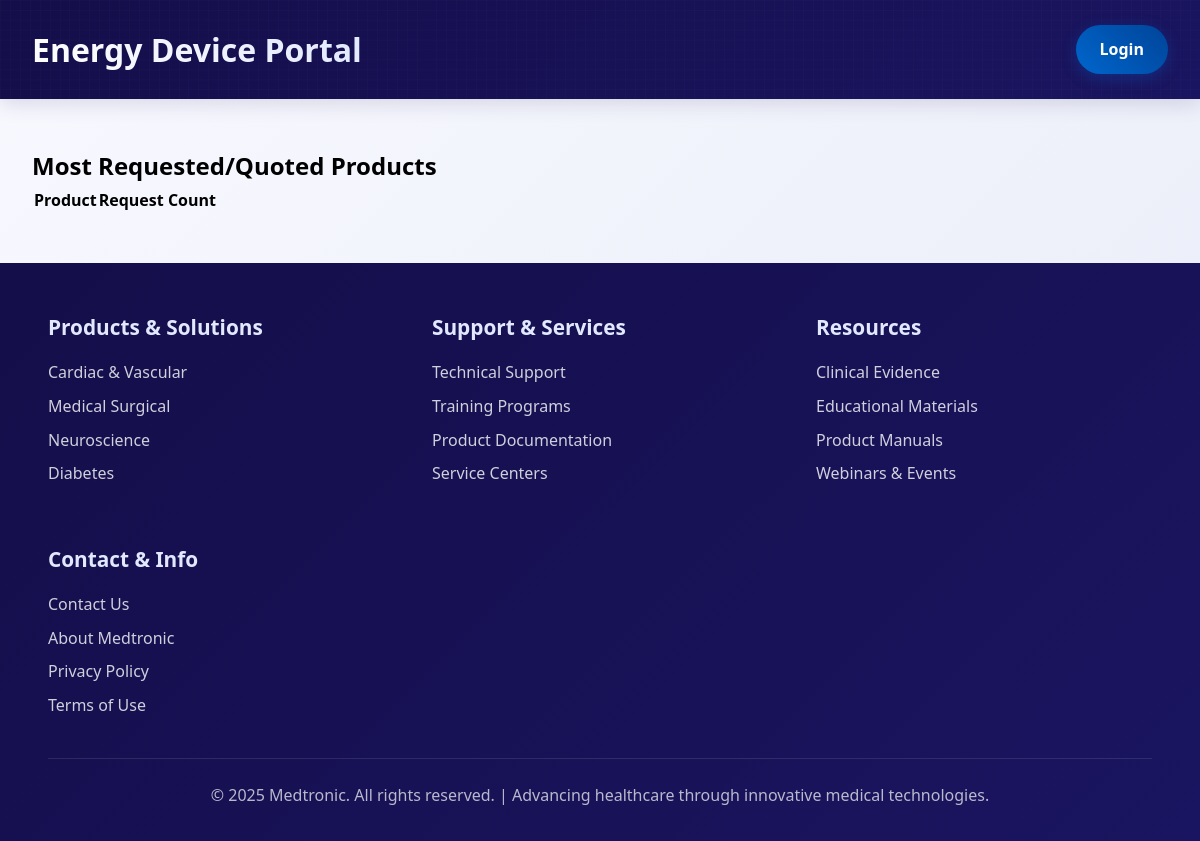
The app's page /analytics/most-requested/, older data.
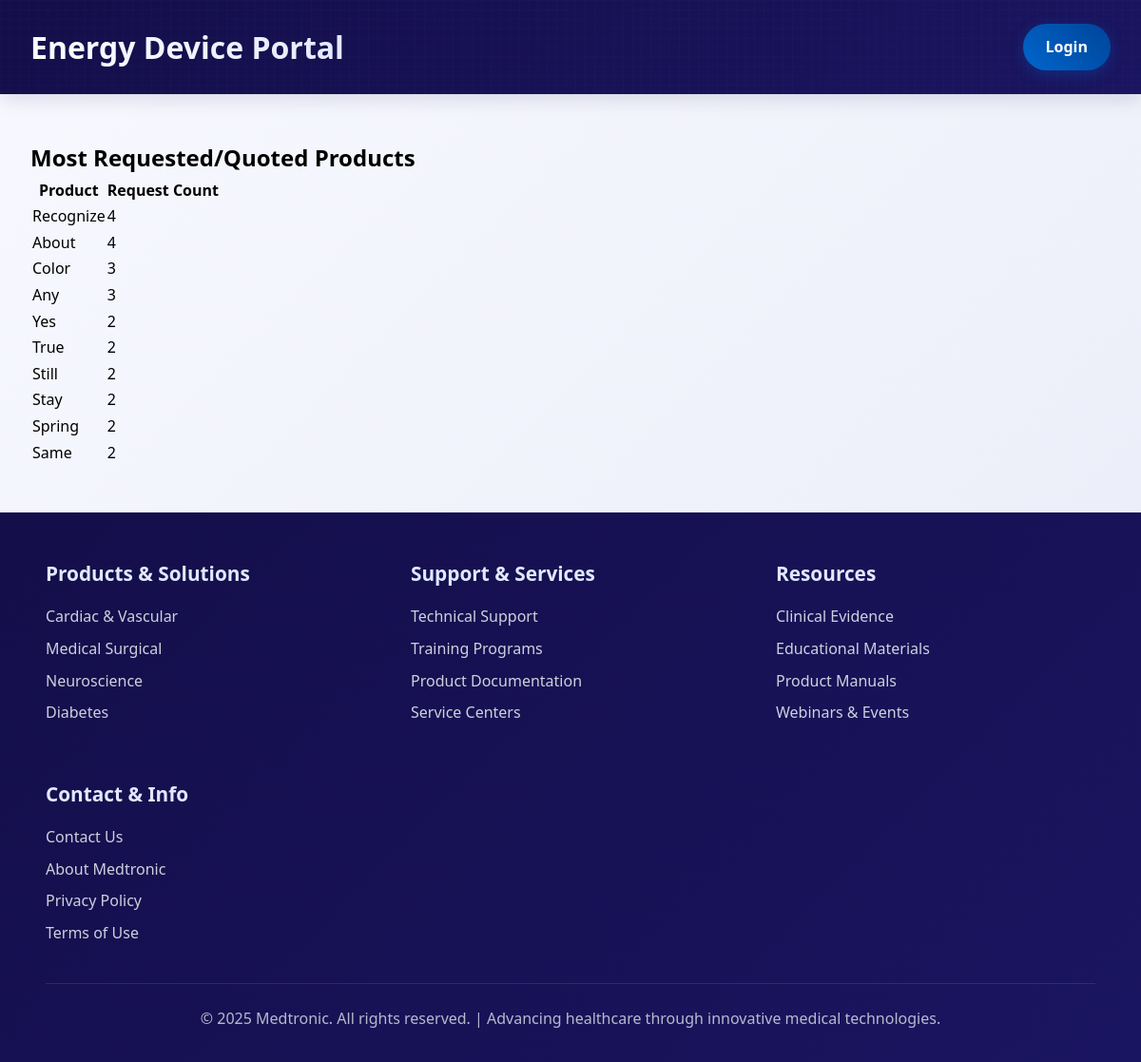
The same page, newer data.
### products/models.py (models this page shows, shortened)
class Product(models.Model):
    product_type = models.ForeignKey(ProductType, on_delete=models.CASCADE, related_name="products")
    name = models.CharField(max_length=255)
    description = models.TextField(blank=True, null=True)
    image = models.ImageField(upload_to='product_images/', blank=True, null=True)
    attachment = models.FileField(
        upload_to='product_files/attachments/',
        blank=True,
        null=True,
        validators=[FileExtensionValidator(allowed_extensions=['pdf', 'doc', 'docx', 'jpg', 'jpeg', 'png', 'webp'])],
        help_text="Upload PDF, Word, or Image file"
    )
    video = models.FileField(
        upload_to='product_files/videos/',
        blank=True,
        null=True,
        validators=[FileExtensionValidator(allowed_extensions=['mp4', 'mov', 'avi', 'mkv'])],
        help_text="Upload video file (e.g., .mp4, .mov)"
    )
    created_at = models.DateTimeField(auto_now_add=True)
    updated_at = models.DateTimeField(auto_now=True)

### analytics/views.py (the view)
# urls.py: path('most-requested/', views.most_requested_products, name='most_requested_products'),
def most_requested_products(request):
    data = (
        RequestLog.objects
        .values('product__name')
        .annotate(requests=Count('id'))
        .order_by('-requests')[:10]
    )
    return render(request, 'analytics/most_requested.html', {'products': data})

### analytics/templates/analytics/most_requested.html
{% extends 'admin.html' %}
{% block content %}
<h2 class="text-xl font-bold mb-4">Most Requested/Quoted Products</h2>
<table class="table-auto w-full border">
    <thead>
        <tr>
            <th class="border px-4 py-2">Product</th>
            <th class="border px-4 py-2">Request Count</th>
        </tr>
    </thead>
    <tbody>
        {% for item in products %}
        <tr>
            <td class="border px-4 py-2">{{ item.product__name }}</td>
            <td class="border px-4 py-2">{{ item.requests }}</td>
        </tr>
        {% endfor %}
    </tbody>
</table>
{% endblock %}

Row changes from the older to the newer data that the page shows:
added Product: product__name "Recognize", requests "4"
added Product: product__name "About", requests "4"
added Product: product__name "Color", requests "3"
added Product: product__name "Any", requests "3"
added Product: product__name "Yes", requests "2"
added Product: product__name "True", requests "2"
added Product: product__name "Still", requests "2"
added Product: product__name "Stay", requests "2"
added Product: product__name "Spring", requests "2"
added Product: product__name "Same", requests "2"
